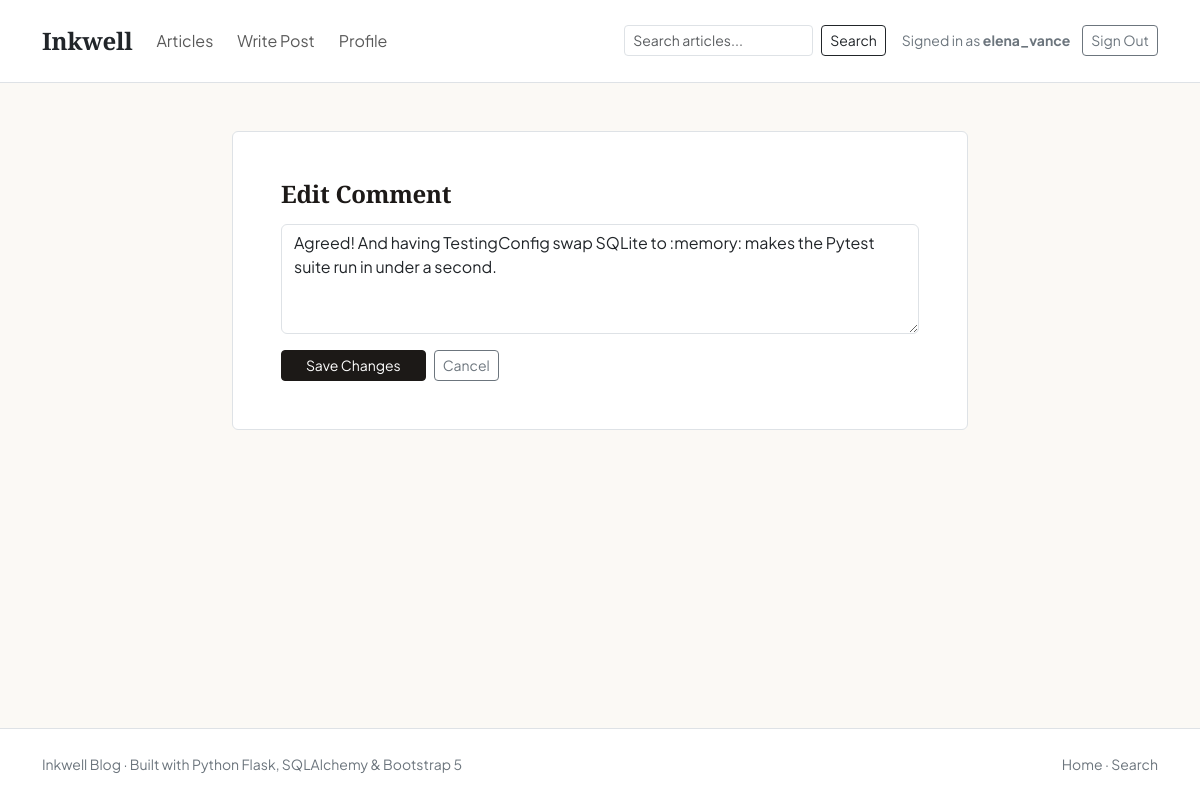
Screenshot of /comments/2/edit (signed in) with the database file from the repository.
### flask_blog/app/models.py (models this page shows, shortened)
class User(UserMixin, db.Model):
    __tablename__ = "users"
    id = db.Column(db.Integer, primary_key=True)
    username = db.Column(db.String(40), unique=True, nullable=False, index=True)
    email = db.Column(db.String(120), unique=True, nullable=False, index=True)
    password_hash = db.Column(db.String(256), nullable=False)
    bio = db.Column(db.String(300), default="", nullable=False)
    created_at = db.Column(db.DateTime(timezone=True), default=utc_now, nullable=False)
    posts = db.relationship("Post", back_populates="author", cascade="all, delete-orphan", lazy="dynamic")
    comments = db.relationship("Comment", back_populates="author", cascade="all, delete-orphan", lazy="dynamic")

class Comment(db.Model):
    __tablename__ = "comments"
    id = db.Column(db.Integer, primary_key=True)
    body = db.Column(db.Text, nullable=False)
    created_at = db.Column(db.DateTime(timezone=True), default=utc_now, nullable=False, index=True)
    updated_at = db.Column(db.DateTime(timezone=True), default=utc_now, onupdate=utc_now, nullable=False)
    user_id = db.Column(db.Integer, db.ForeignKey("users.id", ondelete="CASCADE"), nullable=False, index=True)
    post_id = db.Column(db.Integer, db.ForeignKey("posts.id", ondelete="CASCADE"), nullable=False, index=True)
    author = db.relationship("User", back_populates="comments")
    post = db.relationship("Post", back_populates="comments")

### flask_blog/app/comments/routes.py (the view)
@comments_bp.route("/<int:comment_id>/edit", methods=["GET", "POST"])
@login_required
def edit_comment(comment_id: int):
    comment = Comment.query.get_or_404(comment_id)
    if comment.user_id != current_user.id:
        abort(403)
    form = CommentForm()
    if form.validate_on_submit():
        comment.body = form.body.data.strip()
        db.session.commit()
        flash("Comment updated.", "success")
        return redirect(url_for("posts.post_detail", post_id=comment.post_id) + "#comments")
    if request.method == "GET":
        form.body.data = comment.body
    return render_template("comments/edit_comment.html", title="Edit Comment", form=form, comment=comment)

### flask_blog/app/comments/forms.py
class CommentForm(FlaskForm):
    body = TextAreaField(
        "Comment",
        validators=[
            DataRequired(message="Comment cannot be empty."),
            Length(min=2, max=1200, message="Comment must be between 2 and 1200 characters."),
        ],
    )
    submit = SubmitField("Post Comment")

### flask_blog/app/models.py (called while the page is built)
@login_manager.user_loader
def load_user(user_id: str):
    return db.session.get(User, int(user_id))

### flask_blog/app/templates/comments/edit_comment.html (shortened to what this page needs)
{% extends "base.html" %}
{% block content %}
<div class="row justify-content-center">
  <div class="col-md-8">
    <div class="bg-white border rounded p-4 p-md-5">
      <h1 class="h4 fw-bold mb-3">Edit Comment</h1>
      <form method="post" novalidate>
        <div class="mb-3">
          {{ form.body(class="form-control" + (" is-invalid" if form.body.errors else ""), rows=4) }}
        </div>
        <div class="d-flex gap-2">
          <button type="submit" class="btn btn-editorial btn-sm px-4">Save Changes</button>
          <a href="{{ url_for('posts.post_detail', post_id=comment.post_id) }}#comments" class="btn btn-outline-secondary btn-sm">Cancel</a>
        </div>
      </form>
    </div>
  </div>
</div>
{% endblock %}

### flask_blog/app/templates/base.html (shortened to what this page needs)
<!doctype html>
<html lang="en">
<head>
  <link href="https://cdn.jsdelivr.net/npm/bootstrap@5.3.3/dist/css/bootstrap.min.css" rel="stylesheet" />
  <link rel="stylesheet" href="{{ url_for('static', filename='css/style.css') }}" />
</head>
<body class="d-flex flex-column min-vh-100">
  <nav class="navbar navbar-expand-lg border-bottom bg-white sticky-top py-3">
    <div class="container">
      <a class="navbar-brand editorial-title fs-4 fw-bold text-dark" href="{{ url_for('main.index') }}">
        Inkwell
      </a>
      <div class="collapse navbar-collapse" id="mainNav">
        <ul class="navbar-nav me-auto mb-2 mb-lg-0 gap-lg-2">
          <li class="nav-item">
            <a class="nav-link" href="{{ url_for('main.index') }}">Articles</a>
          </li>
          {% if current_user.is_authenticated %}
            <li class="nav-item">
              <a class="nav-link" href="{{ url_for('posts.create_post') }}">Write Post</a>
            </li>
            <li class="nav-item">
              <a class="nav-link" href="{{ url_for('auth.profile') }}">Profile</a>
            </li>
          {% endif %}
        </ul>
        <form class="d-flex me-lg-3 my-2 my-lg-0" action="{{ url_for('main.search') }}" method="get" role="search">
          <input class="form-control form-control-sm me-2" type="search" name="q" value="{{ request.args.get('q', '') }}" placeholder="Search articles..." aria-label="Search articles" />
          <button class="btn btn-outline-dark btn-sm" type="submit">Search</button>
        </form>
        <div class="d-flex align-items-center gap-2">
          {% if current_user.is_authenticated %}
            <span class="small text-secondary me-1">Signed in as <strong>{{ current_user.username }}</strong></span>
            <form action="{{ url_for('auth.logout') }}" method="post" class="d-inline">
              <button type="submit" class="btn btn-outline-secondary btn-sm">Sign Out</button>
            </form>
          {% else %}
            <a href="{{ url_for('auth.login') }}" class="btn btn-outline-dark btn-sm">Sign In</a>
            <a href="{{ url_for('auth.register') }}" class="btn btn-editorial btn-sm">Register</a>
          {% endif %}
        </div>
      </div>
    </div>
  </nav>
  <main class="container py-4 flex-grow-1">
    {% block content %}{% endblock %}
  </main>
  <footer class="border-top bg-white py-4 mt-5">
    <div class="container d-flex flex-column flex-md-row justify-content-between align-items-center gap-2 small text-secondary">
      <span>Inkwell Blog &middot; Built with Python Flask, SQLAlchemy &amp; Bootstrap 5</span>
      <span><a href="{{ url_for('main.index') }}" class="text-decoration-none text-secondary">Home</a> &middot; <a href="{{ url_for('main.search') }}" class="text-decoration-none text-secondary">Search</a></span>
    </div>
  </footer>
</body>
</html>

### flask_blog/app/static/css/style.css (style rules this page uses)
:root { --inkwell-paper: #fbf9f5; --inkwell-ink: #1c1917; --inkwell-muted: #57534e; --inkwell-border: #e7e5e4; --inkwell-accent: #9a3412; }
body { background-color: var(--inkwell-paper); color: var(--inkwell-ink); font-family: 'Plus Jakarta Sans', system-ui, -apple-system, sans-serif; line-height: 1.65; }
h1, h2, h3, .editorial-title { font-family: 'Playfair Display', Georgia, serif; letter-spacing: -0.01em; }
.btn-editorial { background-color: var(--inkwell-ink); color: #ffffff; border-color: var(--inkwell-ink); }

### rows the page displays
User: username "elena_vance"
Comment: body "Agreed! And having TestingConfig swap SQLite to :memory: makes the Pytest suite run in under a second."
